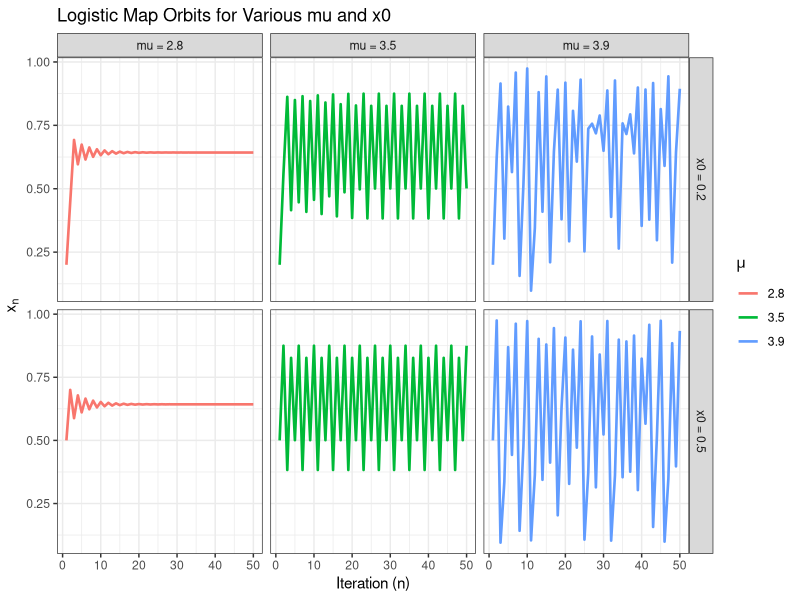
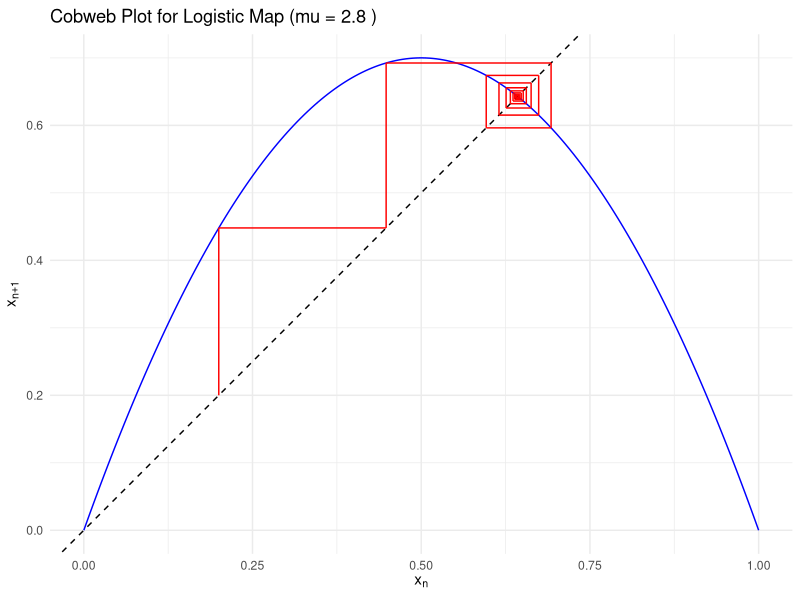
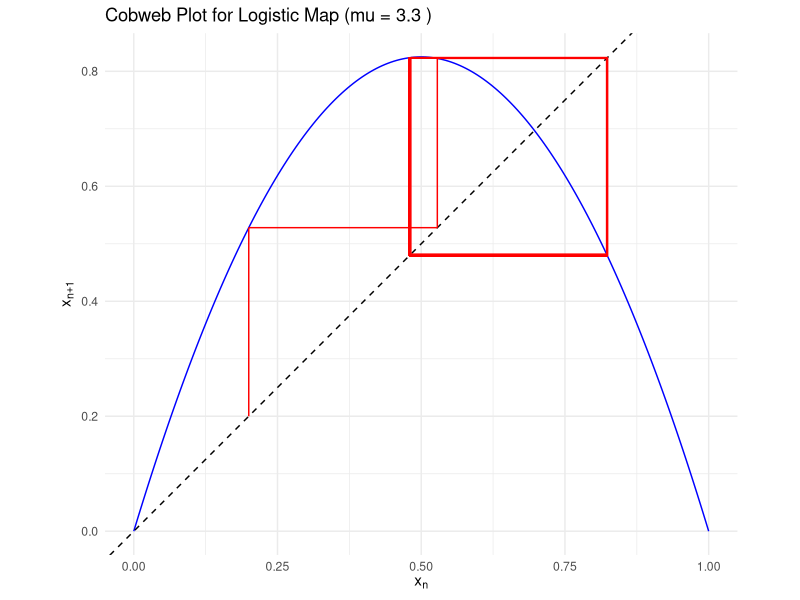
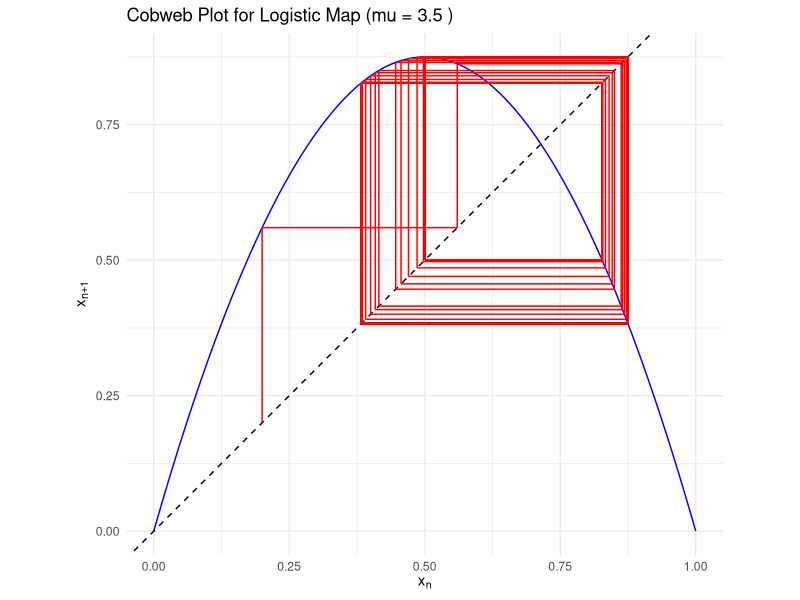
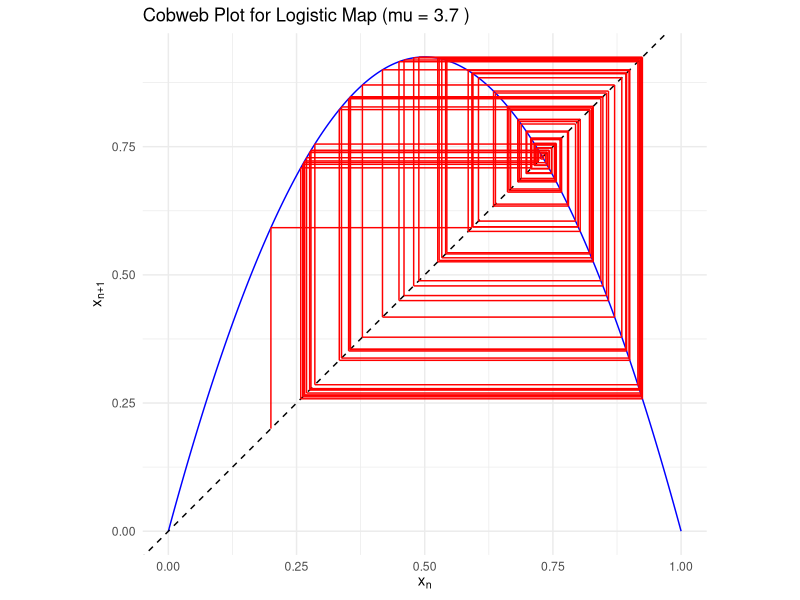
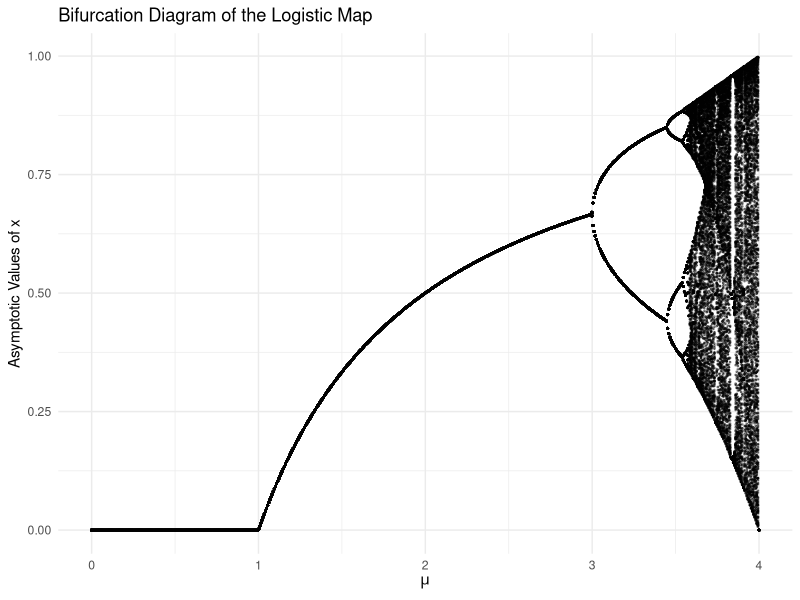

R code for these plots, in order:
## ---- chunk 1

knitr::opts_chunk$set(
  echo = TRUE,        # Show the code in the output
  message = FALSE,    # Hide library/package messages
  warning = FALSE     # Hide warnings
)
## ---- chunk 2
# Load necessary libraries
library(ggplot2)       # For general plotting
library(tidyverse)     # For data manipulation and plotting

# Logistic map function
logistic_map <- function(x, mu) {
  mu * x * (1 - x)
}

# Generate a time series (orbit) of length n for a given mu and initial x0
iterate_logistic <- function(mu, x0, n) {
  x_values <- numeric(n)
  x_values[1] <- x0
  for (i in 2:n) {
    x_values[i] <- logistic_map(x_values[i - 1], mu)
  }
  # Return a data frame with iteration index and x-value
  data.frame(
    iteration = 1:n,
    x = x_values,
    mu = mu,
    x0 = x0
  )
}
## ---- chunk 3
# Parameters
n <- 50                     # Number of iterations
x0_values <- c(0.2, 0.5)    # Different initial conditions
mu_values <- c(2.8, 3.5, 3.9)  # Different mu's

# Generate orbits
orbit_data <- data.frame()
for (mu in mu_values) {
  for (x0 in x0_values) {
    orbit_data <- rbind(orbit_data, iterate_logistic(mu, x0, n))
  }
}

# Convert mu and x0 to labels for faceting
orbit_data$mu_label  <- paste0("mu = ", orbit_data$mu)
orbit_data$x0_label  <- paste0("x0 = ", orbit_data$x0)

ggplot(orbit_data, aes(x = iteration, y = x, color = as.factor(mu))) +
  geom_line(linewidth = 0.9) +
  facet_grid(x0_label ~ mu_label, scales = "free_y") +
  xlab("Iteration (n)") +
  ylab(expression(x[n])) +
  labs(color = expression(mu)) +
  ggtitle("Logistic Map Orbits for Various mu and x0") +
  theme_bw()

## ---- chunk 4
# Cobweb plot function
cobweb_plot <- function(mu, x0 = 0.2, n_iter = 50) {
  
  # Generate iterative points
  x_vals <- numeric(n_iter)
  x_vals[1] <- x0
  for (i in 2:n_iter) {
    x_vals[i] <- logistic_map(x_vals[i - 1], mu)
  }
  
  # Data for the logistic curve f(x) = mu*x*(1 - x)
  curve_data <- data.frame(
    x = seq(0, 1, length.out = 200)
  )
  curve_data$fx <- logistic_map(curve_data$x, mu)
  
  # Data for the cobweb lines
  cobweb_segments <- data.frame(
    x_start = x_vals[-length(x_vals)],
    x_end   = x_vals[-length(x_vals)],
    y_start = x_vals[-length(x_vals)],
    y_end   = x_vals[-1]
  )
  
  # We'll pair each vertical line with a horizontal line from (x_end, y_end).
  # The second set is for the horizontal segments:
  cobweb_segments2 <- data.frame(
    x_start = x_vals[-length(x_vals)],
    x_end   = x_vals[-1],
    y_start = x_vals[-1],
    y_end   = x_vals[-1]
  )
  
  # Plot
  ggplot() +
    geom_line(data = curve_data, aes(x = x, y = fx), color = "blue") +       # logistic curve
    geom_abline(slope = 1, intercept = 0, linetype = "dashed") +            # y = x line
    geom_segment(data = cobweb_segments,
                 aes(x = x_start, xend = x_end, y = y_start, yend = y_end),
                 color = "red") +                                           # vertical
    geom_segment(data = cobweb_segments2,
                 aes(x = x_start, xend = x_end, y = y_start, yend = y_end),
                 color = "red") +                                           # horizontal
    labs(title = paste("Cobweb Plot for Logistic Map (mu =", mu, ")"),
         x = expression(x[n]),
         y = expression(x[n+1])) +
    coord_fixed(ratio = 1) +
    theme_minimal()
}
## ---- chunk 5
# Example cobweb for mu = 2.8
cobweb_plot(mu = 2.8, x0 = 0.2, n_iter = 20)
## ---- chunk 6
# Example cobweb for mu = 3.3
cobweb_plot(mu = 3.3, x0 = 0.2, n_iter = 50)
## ---- chunk 7
# Example cobweb for mu = 3.5
cobweb_plot(mu = 3.5, x0 = 0.2, n_iter = 100)
## ---- chunk 8
# Example cobweb for mu = 3.7
cobweb_plot(mu = 3.7, x0 = 0.2, n_iter = 100)
## ---- chunk 9
# Function to generate a bifurcation dataset
generate_bifurcation_data <- function(mu_min, mu_max, mu_steps, 
                                      x0 = 0.5,  # initial condition
                                      n_iter = 1000,  # total iterations
                                      n_keep = 300) { # how many to keep (post-transient)
  mu_values <- seq(mu_min, mu_max, length.out = mu_steps)
  bif_data <- data.frame()
  
  for (mu in mu_values) {
    x <- numeric(n_iter)
    x[1] <- x0
    # Iterate
    for (i in 2:n_iter) {
      x[i] <- logistic_map(x[i - 1], mu)
    }
    # Discard the first (n_iter - n_keep) points
    # Keep only the tail where the orbit "settled"
    keep_x <- tail(x, n_keep)
    
    temp_df <- data.frame(
      mu = rep(mu, n_keep),
      x = keep_x
    )
    bif_data <- rbind(bif_data, temp_df)
  }
  
  bif_data
}
## ---- chunk 10
# Generate data
bif_data <- generate_bifurcation_data(mu_min = 0, mu_max = 4, mu_steps = 600,
                                      x0 = 0.5, n_iter = 1000, n_keep = 300)

# Plot
ggplot(bif_data, aes(x = mu, y = x)) +
  geom_point(size = 0.3, alpha = 0.4) +
  labs(title = "Bifurcation Diagram of the Logistic Map",
       x = expression(mu),
       y = "Asymptotic Values of x") +
  theme_minimal()
